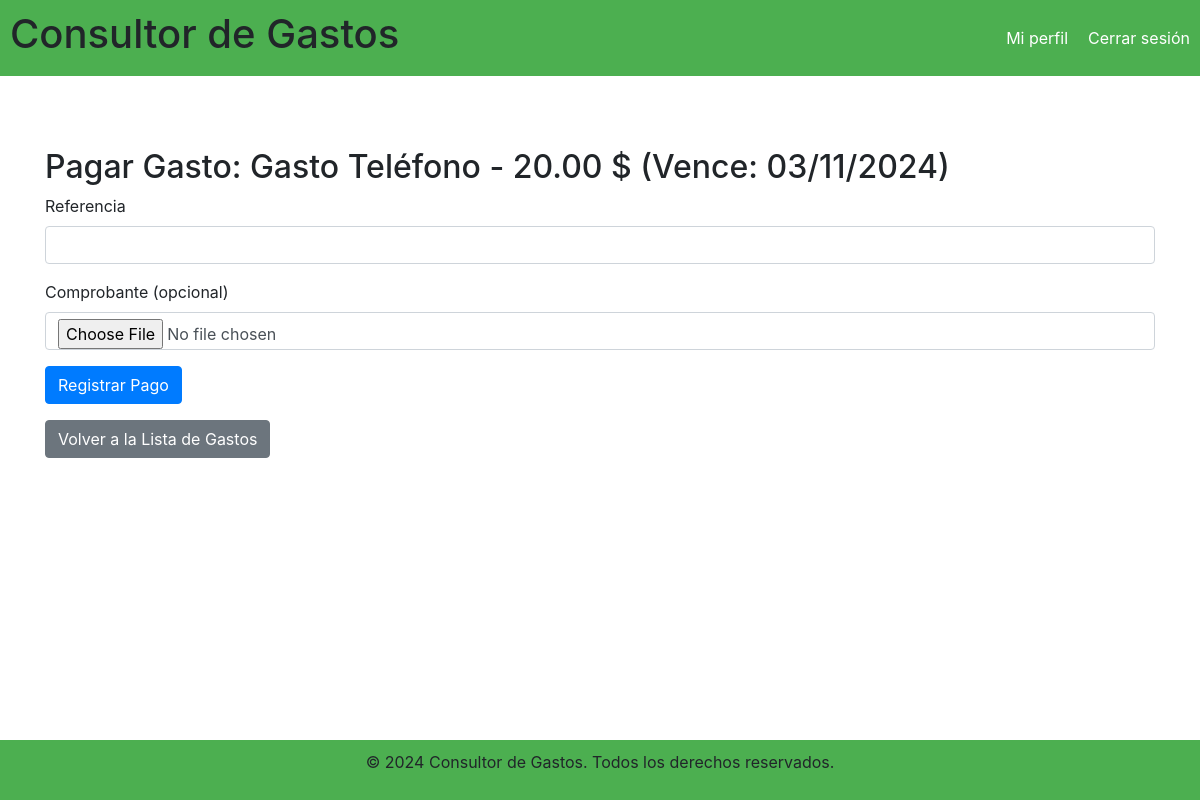
Screenshot of /gastos/pagar/1/ with the database file from the repository.
### bills/models.py (models this page shows, shortened)
class Gasto(models.Model):
    id = models.AutoField(primary_key=True)
    nombre = models.CharField(max_length=100)
    cantidad = models.DecimalField(max_digits=10, decimal_places=2)
    categoria = models.CharField(max_length=100)
    fecha_registro = models.DateField(auto_now_add=True)
    fecha_caducidad = models.DateField()
    mensual = models.BooleanField(default=False)
    pagado = models.BooleanField(default=False)
    info = models.CharField(max_length=100, null=True)
    imagen = models.ImageField(upload_to='gastos/', blank=True, null=True)
    usuario = models.ForeignKey(Usuario, on_delete=models.CASCADE, related_name='gastos', null=True)

### bills/views.py (the view)
# urls.py: path('pagar/<int:gasto_id>/', views.pagar_gasto, name='pagar_gasto'),
def pagar_gasto(request, gasto_id):
    gasto = get_object_or_404(Gasto, id=gasto_id)
    if request.method == 'POST':
        form = PaymentForm(request.POST, request.FILES)
        if form.is_valid():
            gasto.info = form.cleaned_data['info']
            if form.cleaned_data.get('imagen'):
                gasto.imagen = form.cleaned_data['imagen']
            gasto.pagado = True
            gasto.save()
            messages.success(request, 'Gasto Pagado exitosamente.')
            return redirect('/gastos')
    else:
        form = PaymentForm()
    return render(request, 'bills/pagar_gasto.html', {'form': form, 'gasto': gasto})

### bills/forms.py
class PaymentForm(forms.ModelForm):
    class Meta:
        model = Gasto
        fields = ['info', 'imagen']

### bills/templates/bills/pagar_gasto.html (shortened to what this page needs)
{% extends "bills/base.html" %}
{% block content %}
<!DOCTYPE html>
<html lang="es">
<head>
    <link rel="stylesheet" href="https://stackpath.bootstrapcdn.com/bootstrap/4.5.2/css/bootstrap.min.css">
</head>
<body>
    <div class="container mt-5">
        <h2>Pagar Gasto: {{ gasto.nombre }} - {{ gasto.cantidad }} $ (Vence: {{ gasto.fecha_caducidad|date:"d/m/Y" }})</h2>
        <form action="{% url 'pagar_gasto' gasto.id %}" method="post" enctype="multipart/form-data">
            <div class="form-group">
                <label for="description">Referencia</label>
                <input type="text" name="info" class="form-control" required>
            </div>
            <div class="form-group">
                <label for="image">Comprobante (opcional)</label>
                <input type="file" name="imagen" class="form-control">
            </div>
            <button type="submit" class="btn btn-primary">Registrar Pago</button>
        </form>
        <div class="mb-3">
            <a href="../../" class="btn btn-secondary mt-3">Volver a la Lista de Gastos</a>
        </div>
    </div>
</body>
</html>
{% endblock %}

### bills/templates/bills/base.html (style rules this page uses)
body { font-family: Arial, sans-serif; margin: 0; padding: 0; display: flex; flex-direction: column; height: 100vh; }

### rows the page displays
Gasto: nombre "Gasto Teléfono", cantidad "20.00", fecha_caducidad "03/11/2024"
